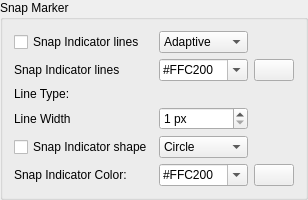
        <widget class="QGroupBox" name="gbGBSnap">
         <property name="title">
          <string>Snap Marker</string>
         </property>
         <layout class="QGridLayout" name="gridLayout_9">
          <item row="5" column="0">
           <widget class="QLabel" name="lSnapIndicatorColor">
            <property name="text">
             <string>Snap Indicator Color:</string>
            </property>
           </widget>
          </item>
          <item row="3" column="1">
           <widget class="QSpinBox" name="sbSnapLinesLineWidth">
            <property name="toolTip">
             <string>Width of line for snap indicator</string>
            </property>
            <property name="suffix">
             <string> px</string>
            </property>
            <property name="minimum">
             <number>1</number>
            </property>
            <property name="maximum">
             <number>10</number>
            </property>
           </widget>
          </item>
          <item row="0" column="1">
           <widget class="QComboBox" name="indicator_lines_combobox">
            <property name="toolTip">
             <string>Type of snap lines indicator</string>
            </property>
            <property name="accessibleDescription">
             <string notr="true"/>
            </property>
            <item>
             <property name="text">
              <string>Adaptive</string>
             </property>
            </item>
            <item>
             <property name="text">
              <string>Crosshair</string>
             </property>
            </item>
            <item>
             <property name="text">
              <string>Spiderweb</string>
             </property>
            </item>
           </widget>
          </item>
          <item row="4" column="0">
           <widget class="QCheckBox" name="indicator_shape_checkbox">
            <property name="toolTip">
             <string>If checked, a shap for snap will be drawn</string>
            </property>
            <property name="text">
             <string>Snap Indicator shape</string>
            </property>
           </widget>
          </item>
          <item row="4" column="1">
           <widget class="QComboBox" name="indicator_shape_combobox">
            <property name="toolTip">
             <string>Type of snap indicator shape</string>
            </property>
            <property name="accessibleDescription">
             <string notr="true"/>
            </property>
            <item>
             <property name="text">
              <string>Circle</string>
             </property>
            </item>
            <item>
             <property name="text">
              <string>Point</string>
             </property>
            </item>
            <item>
             <property name="text">
              <string>Square</string>
             </property>
            </item>
            <item>
             <property name="text">
              <string>Gap</string>
             </property>
            </item>
           </widget>
          </item>
          <item row="5" column="1">
           <widget class="QComboBox" name="cb_snap_color">
            <property name="toolTip">
             <string>Color for snap indicator shape</string>
            </property>
            <property name="accessibleDescription">
             <string notr="true"/>
            </property>
            <property name="editable">
             <bool>true</bool>
            </property>
            <item>
             <property name="text">
              <string notr="true">#FFC200</string>
             </property>
            </item>
            <item>
             <property name="text">
              <string>#1E90FF</string>
             </property>
            </item>
           </widget>
          </item>
          <item row="2" column="1" colspan="2">
           <widget class="QG_LineTypeBox" name="wSnapLinesLineType" native="true">
            <property name="toolTip">
             <string>Type of line to draw snap indicator</string>
            </property>
           </widget>
          </item>
          <item row="1" column="2">
           <widget class="QPushButton" name="pb_snap_lines_color">
            <property name="sizePolicy">
             <sizepolicy hsizetype="Maximum" vsizetype="Fixed">
              <horstretch>0</horstretch>
              <verstretch>0</verstretch>
             </sizepolicy>
            </property>
            <property name="toolTip">
             <string>Click to select color</string>
            </property>
            <property name="text">
             <string/>
            </property>
            <property name="icon">
             <iconset resource="../../../../../res/controls/controls.qrc">
              <normaloff>:/controls/colorxx.png</normaloff>:/controls/colorxx.png</iconset>
            </property>
           </widget>
          </item>
          <item row="2" column="0">
           <widget class="QLabel" name="label_5">
            <property name="text">
             <string>Line Type:</string>
            </property>
           </widget>
          </item>
          <item row="5" column="2">
           <widget class="QPushButton" name="pb_snap_color">
            <property name="sizePolicy">
             <sizepolicy hsizetype="Maximum" vsizetype="Fixed">
              <horstretch>0</horstretch>
              <verstretch>0</verstretch>
             </sizepolicy>
            </property>
            <property name="toolTip">
             <string>Click to select color</string>
            </property>
            <property name="text">
             <string/>
            </property>
            <property name="icon">
             <iconset resource="../../../../../res/controls/controls.qrc">
              <normaloff>:/controls/colorxx.png</normaloff>:/controls/colorxx.png</iconset>
            </property>
           </widget>
          </item>
          <item row="3" column="0">
           <widget class="QLabel" name="label_3">
            <property name="text">
             <string>Line Width</string>
            </property>
           </widget>
          </item>
          <item row="0" column="0">
           <widget class="QCheckBox" name="indicator_lines_checkbox">
            <property name="toolTip">
             <string>If checked, snap indicator will be shown</string>
            </property>
            <property name="text">
             <string>Snap Indicator lines</string>
            </property>
            <property name="shortcut">
             <string>Alt+S</string>
            </property>
           </widget>
          </item>
          <item row="1" column="1">
           <widget class="QComboBox" name="cb_snap_lines_color">
            <property name="toolTip">
             <string>Color for snap lines indicator</string>
            </property>
            <property name="accessibleDescription">
             <string notr="true"/>
            </property>
            <property name="editable">
             <bool>true</bool>
            </property>
            <item>
             <property name="text">
              <string notr="true">#FFC200</string>
             </property>
            </item>
            <item>
             <property name="text">
              <string>#1E90FF</string>
             </property>
            </item>
           </widget>
          </item>
          <item row="1" column="0">
           <widget class="QLabel" name="label">
            <property name="text">
             <string>Snap Indicator lines</string>
            </property>
           </widget>
          </item>
         </layout>
        </widget>
